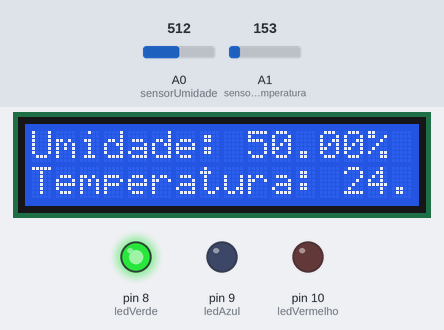
The sketch below on a simulated Arduino Uno, built with avr-gcc and run on an emulated ATmega328P. Parts: 16×2 character LCD, output pins drawn as LEDs (lit = HIGH). The inputs (shaded band) are chosen by the test bench; at power-on: A1 (sensorTemperatura) = 153, A0 (sensorUmidade) = 512.

Above: at 1.2 s.
1.3 s: A1 (sensorTemperatura) set to 176
At 2.7 s:
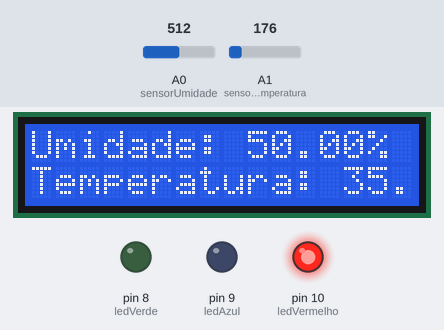
3.5 s: A0 (sensorUmidade) set to 716
At 4.9 s:
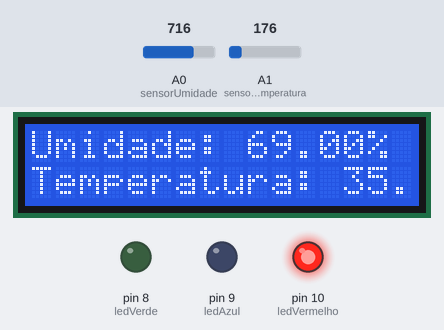
5.6 s: A1 (sensorTemperatura) set to 165
At 7.0 s:
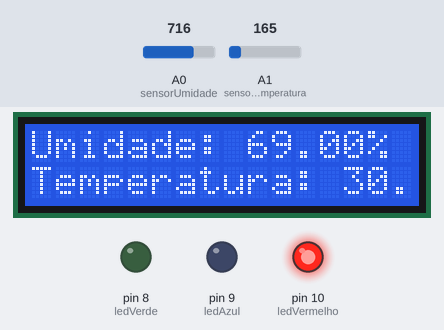
7.6 s: A0 (sensorUmidade) set to 900
At 9.1 s:
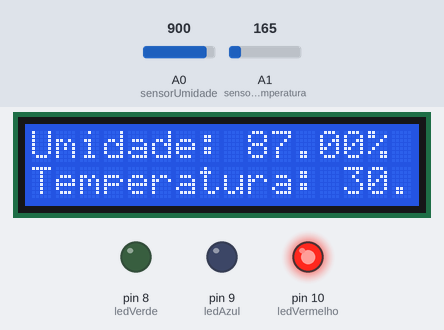
9.6 s: A1 (sensorTemperatura) set to 133
At 11.2 s:
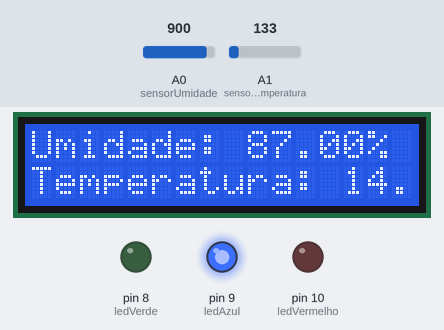
11.6 s: A0 (sensorUmidade) set to 837
At 13.3 s:
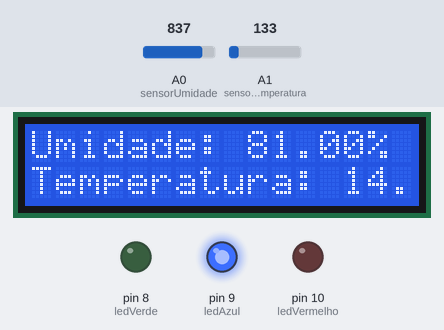
13.6 s: A0 (sensorUmidade) set to 801
Timing chart, 0 to 16.6 s (numbered marks = the images above; inputs shaded):
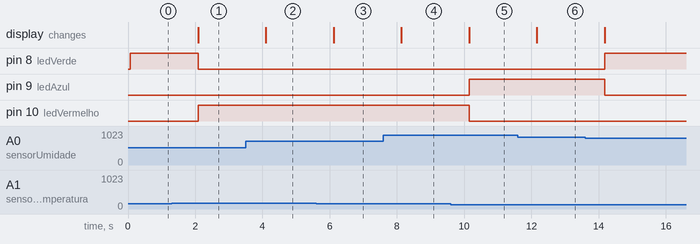

Measured:
- the behaviour switches between 163 and 164 on A1 (sensorTemperatura) (found by bisection; images 0 and 1)
- after the input at 1.3 s, pin 8 (ledVerde): HIGH → LOW after 0.79 s; pin 10 (ledVermelho): LOW → HIGH after 0.79 s; the display: changes after 0.79 s (image 1)
- after the input at 3.5 s, the display: changes after 0.60 s (image 2)
- after the input at 5.6 s, the display: changes after 0.52 s (image 3)
- after the input at 7.6 s, the display: changes after 0.54 s (image 4)
- after the input at 9.6 s, pin 9 (ledAzul): LOW → HIGH after 0.55 s; pin 10 (ledVermelho): HIGH → LOW after 0.55 s; the display: changes after 0.55 s (image 5)
- after the input at 11.6 s, the display: changes after 0.57 s (image 6)
- after the input at 13.6 s, pin 8 (ledVerde): LOW → HIGH after 0.58 s; pin 9 (ledAzul): HIGH → LOW after 0.58 s

The sketch:

PROJETOOK.ino
```cpp
#include <LiquidCrystal.h>

const int rs = 12, en = 11, d4 = 5, d3 = 4, d2 = 3, d1 = 2;
LiquidCrystal lcd(rs, en, d4, d3, d2, d1);

int sensorUmidade = A0;
int sensorTemperatura = A1;

int ledVermelho = 10;
int ledVerde = 8;
int ledAzul = 9;

float umidadeSolo;
float temperaturaSolo;
float umidadePorcentagem;
float temperaturaPorcentagem;

void setup() {
  lcd.begin(16, 2);
  pinMode(ledVermelho, OUTPUT);
  pinMode(ledVerde, OUTPUT);
  pinMode(ledAzul, OUTPUT);
}

void loop() {
  lcd.clear();
  // Leitura da umidade do solo
  umidadeSolo = analogRead(sensorUmidade);
  umidadeSolo = map(umidadeSolo, 0, 1023, 0, 100);

  // Cálculo da porcentagem de umidade
  umidadePorcentagem = umidadeSolo;

  // Leitura da temperatura do solo
  temperaturaSolo = analogRead(sensorTemperatura);
  temperaturaSolo = (temperaturaSolo * 5.0 / 1024.0 - 0.5) * 100.0; // Converte para Celsius

  // Cálculo da porcentagem de temperatura
  temperaturaPorcentagem = map(temperaturaSolo, -40.0, 125.0, 0.0, 100.0); // Ajuste a faixa de temperatura ideal

  // Atualiza o LCD com os valores de umidade e temperatura
  lcd.setCursor(0, 0);
  lcd.print("Umidade: ");
  lcd.print(umidadePorcentagem);
  lcd.print("%");

  lcd.setCursor(0, 1);
  lcd.print("Temperatura: ");
  lcd.print(temperaturaSolo); // Mostra a temperatura em Celsius
  lcd.print("C");

  // Controla a cor do LED com base nas condições
  if (temperaturaSolo > 30) {
    // Temperatura ruim CALOR VERMELHO
    digitalWrite(ledVermelho, HIGH);
    digitalWrite(ledVerde, LOW);
    digitalWrite(ledAzul, LOW);
  } else if (umidadePorcentagem < 50) {
    // Seco
    digitalWrite(ledVermelho, HIGH);
    digitalWrite(ledVerde, HIGH);
    digitalWrite(ledAzul, LOW); // Amarelo (Vermelho + Verde)
  } else if (umidadePorcentagem >= 80) {
    // Molhado
    digitalWrite(ledVermelho, LOW);
    digitalWrite(ledVerde, LOW);
    digitalWrite(ledAzul, HIGH);
  } else if (temperaturaSolo <= 30 && umidadePorcentagem >= 50 && umidadePorcentagem < 80) {
    // Temperatura e umidade ideais VERDE
    digitalWrite(ledVermelho, LOW);
    digitalWrite(ledVerde, HIGH);
    digitalWrite(ledAzul, LOW);
  }

  delay(1000); // Atualiza as informações a cada segundo
}
```
